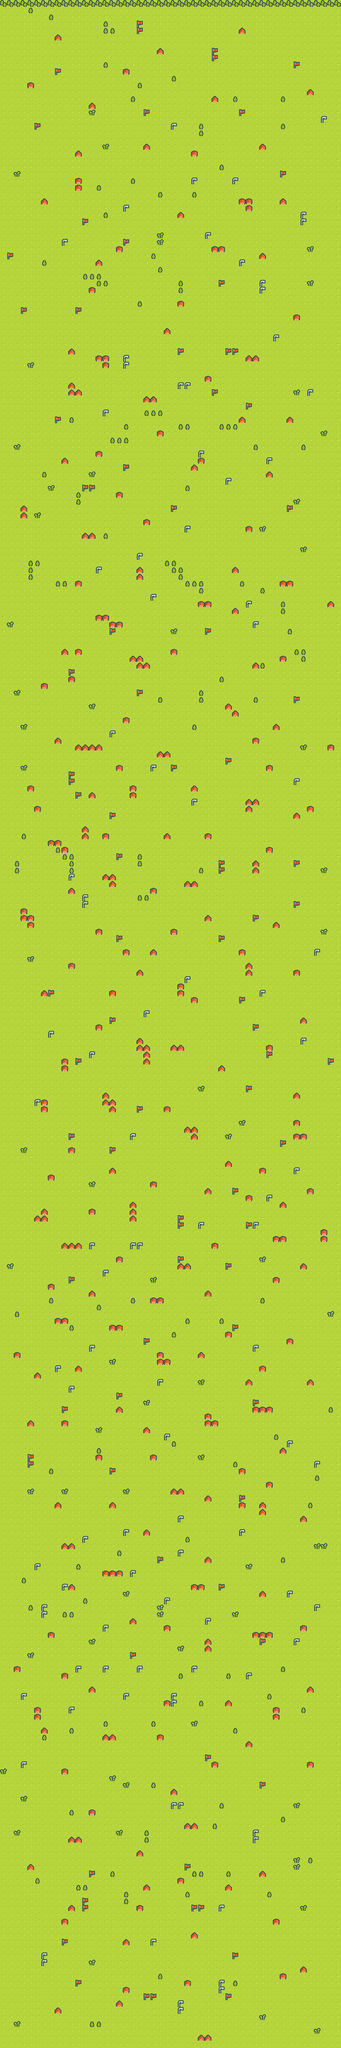

A level layout from a 2D game, rendered from its tile map. Below: a short description, then the map file with tile-grid data replaced by summaries:
An orthogonal 50x300 tile map with 16x16 px tiles, 1 tile layer (Tile Layer 1).

<map version="1.10" tiledversion="1.10.0" orientation="orthogonal" renderorder="right-down" width="50" height="300" tilewidth="16" tileheight="16" infinite="0" nextlayerid="2" nextobjectid="1">
 <editorsettings>
  <export target="level2.csv" format="csv" />
 </editorsettings>
 <tileset firstgid="1" source="tiles.tsx" />
 <layer id="1" name="Tile Layer 1" width="50" height="300">
  <data>[15000 cells, 15000 non-empty, 8 distinct tile ids]</data>
 </layer>
</map>
